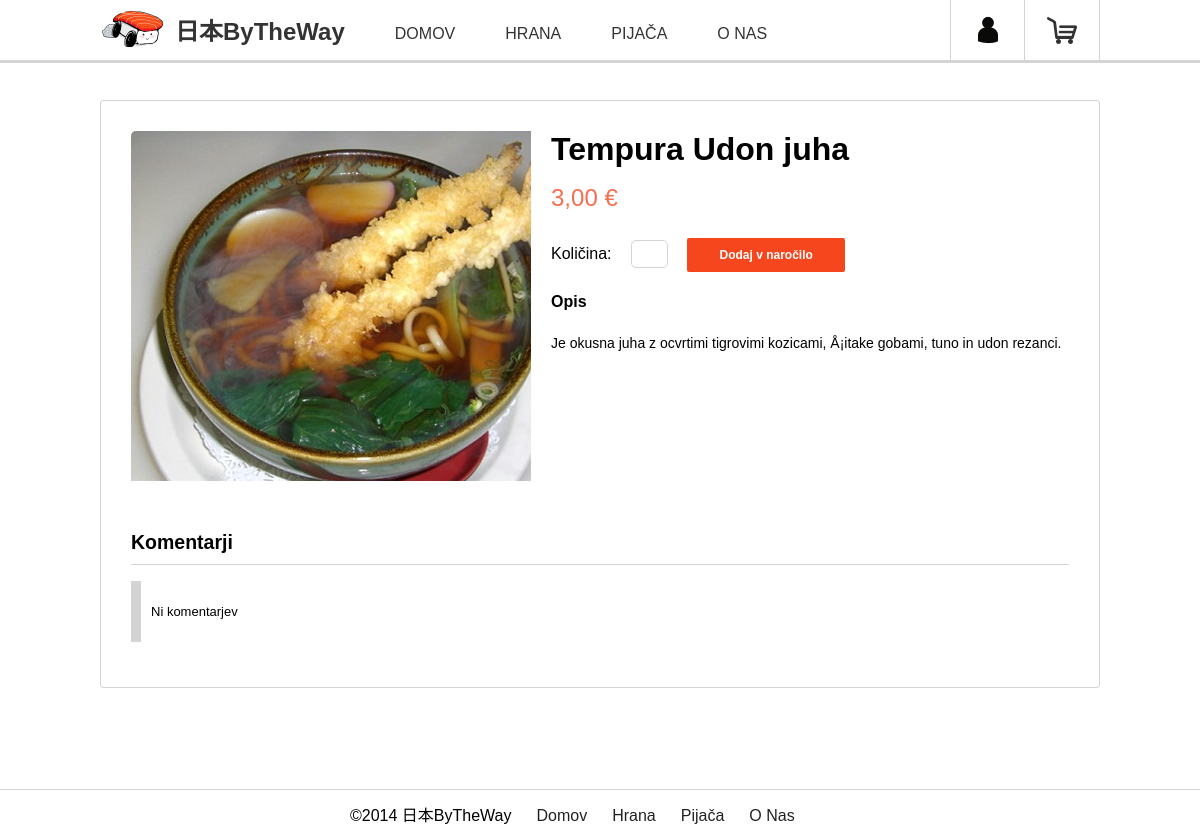
The app's page /product.php?izbira=1&posamezna=4 with its own data.
### tables this page shows
CREATE TABLE IF NOT EXISTS `hrana` (
  `HranaID` int(11) NOT NULL AUTO_INCREMENT,
  `Ime` varchar(30) NOT NULL,
  `VrstaHrane` varchar(15) NOT NULL,
  `Opis` varchar(200) NOT NULL,
  `Cena` float NOT NULL,
  `Slika` varchar(50) NOT NULL,
  PRIMARY KEY (`HranaID`)
);

### product.php (the view, shortened to what this page needs)
<?php
	include('mysql-connection.php');
?>
<?php
	$izbira = null;
	$product_result = null;
	$comment_result = null;
	if (isset($_GET['izbira']) && isset($_GET['posamezna'])) {
		$izbira = intval($_GET['izbira']);
		$posamezna = intval($_GET['posamezna']);
		if ($izbira >= 0 && $izbira < 5) {
			$product_result = mysqli_query($connection, "SELECT * FROM hrana WHERE HranaID='$posamezna'");
			$comment_result = mysqli_query($connection, "SELECT * FROM komentarhrana WHERE Hrana_HranaID='$posamezna'");
		} else if ($izbira == 5) {
			$product_result = mysqli_query($connection, "SELECT * FROM pijaca WHERE PijacaID='$posamezna'");
			$comment_result = mysqli_query($connection, "SELECT * FROM komentarpijaca WHERE Pijaca_PijacaID='$posamezna'");
		} else {
			die();
		}
		if (mysqli_num_rows($product_result) != 0) {
			$data = mysqli_fetch_array($product_result);
			$id = $data[0];
			$ime = $data[1];
			$opis = $data[3];
			$cena = $data[4];
			$slika = $data[5];
		} else {
			die();
		}
	}
?>
<!doctype html>
<html lang="en">
<head>
	<link rel="stylesheet" href="styles/normalize.css">
	<link rel="stylesheet" href="styles/main.css">
</head>
<body>
	<header class="main-header">
		<?php include('main-header.php'); ?>
	</header>
	<div class="main-content">
		<div class="row clearfix">
			<div class="product">
				<div class="product-image">
					<img src="<?php echo $slika; ?>" alt="A big picture of sushi">
				</div>
				<div class="product-information">
					<div class="name-and-price">
						<h2><?php echo $ime; ?></h2>
						<span class="price"><?php echo $cena.',00 €'; ?></span>
					</div>
					<div class="order">
						<label for="quantity">Količina:</label>
						<input id="quantity" type="text" name="quantity" value="" onkeyup="getValue(this.value)">
						<?php
							$pid = $id;
							$pcat = $_GET['izbira']!=5?'h':'p';
							if (isset($_SESSION['user']) || isset($_SESSION['admin'])){
								echo '<a class="big-red" href="basket.php?a=0&pid='.$pid.'&pcat='.$pcat.'&qt=1">Dodaj v naročilo</a>';
							} else {
								echo '<a class="big-red" href="login.php">Dodaj v naročilo</a>';
							}
						?>
					</div>
					<div class="description">
						<h4>Opis</h4>
						<p class="description"><?php echo $opis; ?></p>
					</div>
				</div>
				<div class="row clearfix"></div>
				<div class="comments">
					<h2>Komentarji</h2>
					<?php
						if (mysqli_num_rows($comment_result) != 0) {
							while ($vrstica = mysqli_fetch_array($comment_result)) {
								$id = $vrstica['Uporabnik_UporabnikID'];
								$result = mysqli_query($connection, "SELECT Ime, Priimek FROM uporabniki WHERE UporabnikID=$id");
								if (mysqli_num_rows($result) != 0) {
									$user = mysqli_fetch_array($result);
									echo '<div class="single-comment">';
									echo '<div class="author"><span>'.$user[0]." ".$user[1].'</span></div>';
									echo '<div class="text"><p>'.$vrstica['Vsebina'].'</p></div>';
									echo '</div>';
								}
								if (isset($_SESSION['admin'])) {
									echo'<div class="admin-buttons2">
											<a href="delete-comment.php?id='.$vrstica[0].'&'.($izbira!=5?"hranaid=".$id:"pijacaid=".$id).'&izbira='.$izbira.'" class="delete">Izbriši</a>
										</div>';
								}
							}
						} else {
							echo '<div class="single-comment">';
							echo '<div class="text"><p>Ni komentarjev</p></div>';
							echo '</div>';
						}
					?>
				</div>
			</div>
		</div>
	</div>
	<footer class="main-footer">
		<?php include('main-footer.php'); ?>
	</footer>
</body>
</html>

### styles/main.css (style rules this page uses)
*, *:before, *:after { -moz-box-sizing: border-box; -webkit-box-sizing: border-box; box-sizing: border-box; }
.clearfix:after { content: "."; display: block; clear: both; visibility: hidden; line-height: 0; height: 0; }
.clearfix { display: inline-block; }
html { position: relative; min-height: 100%; }
body { margin: 0 0 32px; }
.row { display: block; max-width: 1000px; margin: 0 auto; }
a.big-red, button.big-red { border: 0 none; border-radius: 2px 2px 2px 2px; color: #FFFFFF; cursor: pointer; display: inline-block; font-family: Arial,sans-serif; font-size: 12px; font-weight: bold; line-height: 20px; margin-bottom: 0; margin-top: 10px; padding: 7px 10px; text-transform: none; text-decoration: none; width: 16.795%; text-align: center; background: none repeat scroll 0 0 #f5461e; color: #fff; }
.main-header { background: #fff; border-bottom: 3px solid #d4d4d4; min-height: 60px; position: fixed; z-index: 9999; width: 100%; }
.main-footer { position: absolute; left: 0; bottom: 0; background-color: #fff; width: 100%; border-top: 1px solid #d4d4d4; padding-top: 10px; }
.main-content { padding-top: 100px; padding-bottom: 40px; }
.main-content .product { border: 1px solid #d4d4d4; border-radius: 3px; padding: 30px; min-height: 410px; }
.main-content .product .product-image { float: left; max-width: 400px; max-height: 350px; margin-right: 20px; overflow: hidden; }
.main-content .product .product-image img { border-radius: 5px; }
.main-content .product .product-information .name-and-price h2 { font-size: 2em; margin: 0; padding: 0; }
.main-content .product .product-information .name-and-price .price { color: #f76e4f; font-size: 1.5em; line-height: 2.5; }
.main-content .product .product-information .order input { border: 1px solid #d4d4d4; border-radius: 5px 5px 5px 5px; color: #999; font-size: 105%; height: 28px; margin: 0 15px; padding: 0; text-align: center; width: 37px; }
.main-content .product .product-information .description p { font-size: 14px; line-height: 1.5; }
.main-content .product .comments { margin-top: 50px; font-size: 13px; }
.main-content .product .comments h2 { border-bottom: 1px solid #d4d4d4; padding-bottom: 10px; }
.main-content .product .comments .single-comment { border-left: 10px solid #d4d4d4; padding: 10px; margin-bottom: 15px; }

### records on screen
hrana: Slika (picture), Ime "Tempura Udon juha", Cena "3", Opis "Je okusna juha z ocvrtimi tigrovimi kozicami, Å¡itake gobami, tuno in udon rezanci."
